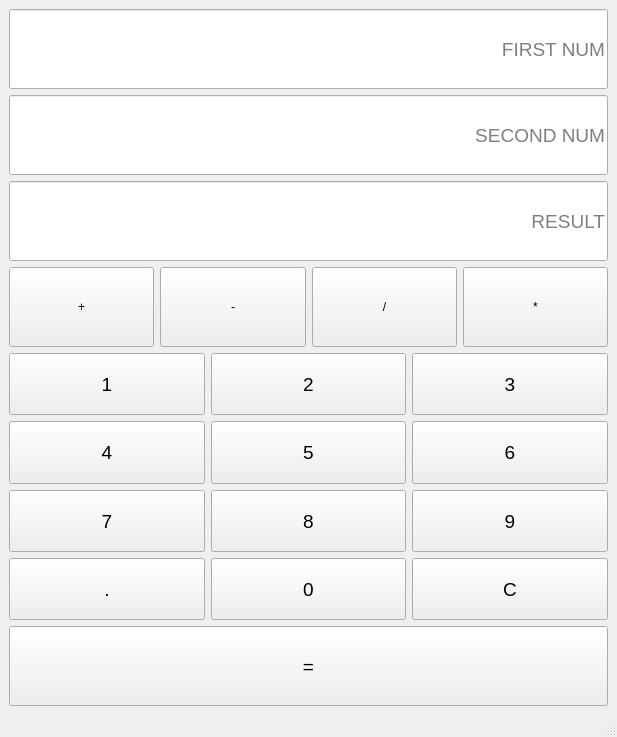
<?xml version="1.0" encoding="UTF-8"?>
<ui version="4.0">
 <class>MainWindow</class>
 <widget class="QMainWindow" name="MainWindow">
  <property name="geometry">
   <rect>
    <x>0</x>
    <y>0</y>
    <width>617</width>
    <height>737</height>
   </rect>
  </property>
  <property name="sizePolicy">
   <sizepolicy hsizetype="Preferred" vsizetype="Expanding">
    <horstretch>0</horstretch>
    <verstretch>0</verstretch>
   </sizepolicy>
  </property>
  <property name="windowTitle">
   <string>CULCULITOR</string>
  </property>
  <widget class="QWidget" name="centralwidget">
   <layout class="QGridLayout" name="gridLayout_2">
    <item row="0" column="0">
     <layout class="QVBoxLayout" name="verticalLayout">
      <item>
       <widget class="QLineEdit" name="Q_LINE_1">
        <property name="minimumSize">
         <size>
          <width>0</width>
          <height>80</height>
         </size>
        </property>
        <property name="font">
         <font>
          <pointsize>14</pointsize>
         </font>
        </property>
        <property name="alignment">
         <set>Qt::AlignRight|Qt::AlignTrailing|Qt::AlignVCenter</set>
        </property>
        <property name="placeholderText">
         <string>FIRST NUM</string>
        </property>
       </widget>
      </item>
      <item>
       <widget class="QLineEdit" name="Q_LINE_2">
        <property name="minimumSize">
         <size>
          <width>0</width>
          <height>80</height>
         </size>
        </property>
        <property name="font">
         <font>
          <pointsize>14</pointsize>
         </font>
        </property>
        <property name="alignment">
         <set>Qt::AlignRight|Qt::AlignTrailing|Qt::AlignVCenter</set>
        </property>
        <property name="placeholderText">
         <string>SECOND NUM</string>
        </property>
       </widget>
      </item>
      <item>
       <widget class="QLineEdit" name="Q_LINE_3">
        <property name="minimumSize">
         <size>
          <width>0</width>
          <height>80</height>
         </size>
        </property>
        <property name="font">
         <font>
          <pointsize>14</pointsize>
         </font>
        </property>
        <property name="text">
         <string/>
        </property>
        <property name="alignment">
         <set>Qt::AlignRight|Qt::AlignTrailing|Qt::AlignVCenter</set>
        </property>
        <property name="placeholderText">
         <string>RESULT</string>
        </property>
       </widget>
      </item>
      <item>
       <layout class="QHBoxLayout" name="horizontalLayout">
        <item>
         <widget class="QPushButton" name="pushButton_15">
          <property name="minimumSize">
           <size>
            <width>0</width>
            <height>80</height>
           </size>
          </property>
          <property name="text">
           <string>+</string>
          </property>
         </widget>
        </item>
        <item>
         <widget class="QPushButton" name="pushButton_17">
          <property name="minimumSize">
           <size>
            <width>0</width>
            <height>80</height>
           </size>
          </property>
          <property name="text">
           <string>-</string>
          </property>
         </widget>
        </item>
        <item>
         <widget class="QPushButton" name="pushButton_14">
          <property name="minimumSize">
           <size>
            <width>0</width>
            <height>80</height>
           </size>
          </property>
          <property name="text">
           <string>/</string>
          </property>
         </widget>
        </item>
        <item>
         <widget class="QPushButton" name="pushButton_16">
          <property name="minimumSize">
           <size>
            <width>0</width>
            <height>80</height>
           </size>
          </property>
          <property name="text">
           <string>*</string>
          </property>
         </widget>
        </item>
       </layout>
      </item>
      <item>
       <layout class="QGridLayout" name="gridLayout">
        <item row="3" column="0">
         <widget class="QPushButton" name="pushButton_12">
          <property name="sizePolicy">
           <sizepolicy hsizetype="Minimum" vsizetype="Expanding">
            <horstretch>0</horstretch>
            <verstretch>0</verstretch>
           </sizepolicy>
          </property>
          <property name="font">
           <font>
            <pointsize>14</pointsize>
           </font>
          </property>
          <property name="text">
           <string>.</string>
          </property>
         </widget>
        </item>
        <item row="1" column="2">
         <widget class="QPushButton" name="pushButton_6">
          <property name="sizePolicy">
           <sizepolicy hsizetype="Minimum" vsizetype="Expanding">
            <horstretch>0</horstretch>
            <verstretch>0</verstretch>
           </sizepolicy>
          </property>
          <property name="font">
           <font>
            <pointsize>14</pointsize>
           </font>
          </property>
          <property name="text">
           <string>6</string>
          </property>
         </widget>
        </item>
        <item row="1" column="1">
         <widget class="QPushButton" name="pushButton_5">
          <property name="sizePolicy">
           <sizepolicy hsizetype="Minimum" vsizetype="Expanding">
            <horstretch>0</horstretch>
            <verstretch>0</verstretch>
           </sizepolicy>
          </property>
          <property name="font">
           <font>
            <pointsize>14</pointsize>
           </font>
          </property>
          <property name="text">
           <string>5</string>
          </property>
         </widget>
        </item>
        <item row="1" column="0">
         <widget class="QPushButton" name="pushButton_4">
          <property name="sizePolicy">
           <sizepolicy hsizetype="Minimum" vsizetype="Expanding">
            <horstretch>0</horstretch>
            <verstretch>0</verstretch>
           </sizepolicy>
          </property>
          <property name="font">
           <font>
            <pointsize>14</pointsize>
           </font>
          </property>
          <property name="text">
           <string>4</string>
          </property>
         </widget>
        </item>
        <item row="0" column="0">
         <widget class="QPushButton" name="pushButton">
          <property name="sizePolicy">
           <sizepolicy hsizetype="Minimum" vsizetype="Expanding">
            <horstretch>0</horstretch>
            <verstretch>0</verstretch>
           </sizepolicy>
          </property>
          <property name="font">
           <font>
            <pointsize>14</pointsize>
           </font>
          </property>
          <property name="text">
           <string>1</string>
          </property>
         </widget>
        </item>
        <item row="0" column="2">
         <widget class="QPushButton" name="pushButton_3">
          <property name="sizePolicy">
           <sizepolicy hsizetype="Minimum" vsizetype="Expanding">
            <horstretch>0</horstretch>
            <verstretch>0</verstretch>
           </sizepolicy>
          </property>
          <property name="font">
           <font>
            <pointsize>14</pointsize>
           </font>
          </property>
          <property name="text">
           <string>3</string>
          </property>
         </widget>
        </item>
        <item row="3" column="2">
         <widget class="QPushButton" name="pushButton_13">
          <property name="sizePolicy">
           <sizepolicy hsizetype="Minimum" vsizetype="Expanding">
            <horstretch>0</horstretch>
            <verstretch>0</verstretch>
           </sizepolicy>
          </property>
          <property name="font">
           <font>
            <pointsize>14</pointsize>
           </font>
          </property>
          <property name="text">
           <string>C</string>
          </property>
         </widget>
        </item>
        <item row="0" column="1">
         <widget class="QPushButton" name="pushButton_2">
          <property name="sizePolicy">
           <sizepolicy hsizetype="Minimum" vsizetype="Expanding">
            <horstretch>0</horstretch>
            <verstretch>0</verstretch>
           </sizepolicy>
          </property>
          <property name="font">
           <font>
            <pointsize>14</pointsize>
           </font>
          </property>
          <property name="text">
           <string>2</string>
          </property>
         </widget>
        </item>
        <item row="2" column="1">
         <widget class="QPushButton" name="pushButton_10">
          <property name="sizePolicy">
           <sizepolicy hsizetype="Minimum" vsizetype="Expanding">
            <horstretch>0</horstretch>
            <verstretch>0</verstretch>
           </sizepolicy>
          </property>
          <property name="font">
           <font>
            <pointsize>14</pointsize>
           </font>
          </property>
          <property name="text">
           <string>8</string>
          </property>
         </widget>
        </item>
        <item row="2" column="0">
         <widget class="QPushButton" name="pushButton_7">
          <property name="sizePolicy">
           <sizepolicy hsizetype="Minimum" vsizetype="Expanding">
            <horstretch>0</horstretch>
            <verstretch>0</verstretch>
           </sizepolicy>
          </property>
          <property name="font">
           <font>
            <pointsize>14</pointsize>
           </font>
          </property>
          <property name="text">
           <string>7</string>
          </property>
         </widget>
        </item>
        <item row="3" column="1">
         <widget class="QPushButton" name="pushButton_8">
          <property name="sizePolicy">
           <sizepolicy hsizetype="Minimum" vsizetype="Expanding">
            <horstretch>0</horstretch>
            <verstretch>0</verstretch>
           </sizepolicy>
          </property>
          <property name="font">
           <font>
            <pointsize>14</pointsize>
           </font>
          </property>
          <property name="text">
           <string>0</string>
          </property>
         </widget>
        </item>
        <item row="2" column="2">
         <widget class="QPushButton" name="pushButton_9">
          <property name="sizePolicy">
           <sizepolicy hsizetype="Minimum" vsizetype="Expanding">
            <horstretch>0</horstretch>
            <verstretch>0</verstretch>
           </sizepolicy>
          </property>
          <property name="font">
           <font>
            <pointsize>14</pointsize>
           </font>
          </property>
          <property name="text">
           <string>9</string>
          </property>
         </widget>
        </item>
       </layout>
      </item>
      <item>
       <widget class="QPushButton" name="pushButton_11">
        <property name="minimumSize">
         <size>
          <width>0</width>
          <height>80</height>
         </size>
        </property>
        <property name="font">
         <font>
          <pointsize>14</pointsize>
         </font>
        </property>
        <property name="styleSheet">
         <string notr="true"/>
        </property>
        <property name="text">
         <string>=</string>
        </property>
       </widget>
      </item>
     </layout>
    </item>
   </layout>
  </widget>
  <widget class="QMenuBar" name="menubar">
   <property name="geometry">
    <rect>
     <x>0</x>
     <y>0</y>
     <width>617</width>
     <height>26</height>
    </rect>
   </property>
  </widget>
  <widget class="QStatusBar" name="statusbar"/>
 </widget>
 <resources/>
 <connections>
  <connection>
   <sender>pushButton</sender>
   <signal>clicked()</signal>
   <receiver>MainWindow</receiver>
   <slot>add1()</slot>
   <hints>
    <hint type="sourcelabel">
     <x>110</x>
     <y>426</y>
    </hint>
    <hint type="destinationlabel">
     <x>116</x>
     <y>402</y>
    </hint>
   </hints>
  </connection>
  <connection>
   <sender>pushButton_2</sender>
   <signal>clicked()</signal>
   <receiver>MainWindow</receiver>
   <slot>add2()</slot>
   <hints>
    <hint type="sourcelabel">
     <x>287</x>
     <y>429</y>
    </hint>
    <hint type="destinationlabel">
     <x>445</x>
     <y>393</y>
    </hint>
   </hints>
  </connection>
  <connection>
   <sender>pushButton_3</sender>
   <signal>clicked()</signal>
   <receiver>MainWindow</receiver>
   <slot>add3()</slot>
   <hints>
    <hint type="sourcelabel">
     <x>480</x>
     <y>439</y>
    </hint>
    <hint type="destinationlabel">
     <x>534</x>
     <y>398</y>
    </hint>
   </hints>
  </connection>
  <connection>
   <sender>pushButton_4</sender>
   <signal>clicked()</signal>
   <receiver>MainWindow</receiver>
   <slot>add4()</slot>
   <hints>
    <hint type="sourcelabel">
     <x>160</x>
     <y>496</y>
    </hint>
    <hint type="destinationlabel">
     <x>73</x>
     <y>394</y>
    </hint>
   </hints>
  </connection>
  <connection>
   <sender>pushButton_5</sender>
   <signal>clicked()</signal>
   <receiver>MainWindow</receiver>
   <slot>add5()</slot>
   <hints>
    <hint type="sourcelabel">
     <x>370</x>
     <y>496</y>
    </hint>
    <hint type="destinationlabel">
     <x>488</x>
     <y>426</y>
    </hint>
   </hints>
  </connection>
  <connection>
   <sender>pushButton_6</sender>
   <signal>clicked()</signal>
   <receiver>MainWindow</receiver>
   <slot>add6()</slot>
   <hints>
    <hint type="sourcelabel">
     <x>480</x>
     <y>496</y>
    </hint>
    <hint type="destinationlabel">
     <x>188</x>
     <y>426</y>
    </hint>
   </hints>
  </connection>
  <connection>
   <sender>pushButton_7</sender>
   <signal>clicked()</signal>
   <receiver>MainWindow</receiver>
   <slot>add7()</slot>
   <hints>
    <hint type="sourcelabel">
     <x>106</x>
     <y>536</y>
    </hint>
    <hint type="destinationlabel">
     <x>583</x>
     <y>422</y>
    </hint>
   </hints>
  </connection>
  <connection>
   <sender>pushButton_10</sender>
   <signal>clicked()</signal>
   <receiver>MainWindow</receiver>
   <slot>add8()</slot>
   <hints>
    <hint type="sourcelabel">
     <x>290</x>
     <y>554</y>
    </hint>
    <hint type="destinationlabel">
     <x>85</x>
     <y>377</y>
    </hint>
   </hints>
  </connection>
  <connection>
   <sender>pushButton_9</sender>
   <signal>clicked()</signal>
   <receiver>MainWindow</receiver>
   <slot>add9()</slot>
   <hints>
    <hint type="sourcelabel">
     <x>503</x>
     <y>545</y>
    </hint>
    <hint type="destinationlabel">
     <x>565</x>
     <y>369</y>
    </hint>
   </hints>
  </connection>
  <connection>
   <sender>pushButton_8</sender>
   <signal>clicked()</signal>
   <receiver>MainWindow</receiver>
   <slot>add0()</slot>
   <hints>
    <hint type="sourcelabel">
     <x>260</x>
     <y>604</y>
    </hint>
    <hint type="destinationlabel">
     <x>193</x>
     <y>401</y>
    </hint>
   </hints>
  </connection>
  <connection>
   <sender>pushButton_12</sender>
   <signal>clicked()</signal>
   <receiver>MainWindow</receiver>
   <slot>addDot()</slot>
   <hints>
    <hint type="sourcelabel">
     <x>116</x>
     <y>594</y>
    </hint>
    <hint type="destinationlabel">
     <x>4</x>
     <y>503</y>
    </hint>
   </hints>
  </connection>
  <connection>
   <sender>pushButton_13</sender>
   <signal>clicked()</signal>
   <receiver>MainWindow</receiver>
   <slot>reset()</slot>
   <hints>
    <hint type="sourcelabel">
     <x>493</x>
     <y>594</y>
    </hint>
    <hint type="destinationlabel">
     <x>609</x>
     <y>515</y>
    </hint>
   </hints>
  </connection>
  <connection>
   <sender>pushButton_15</sender>
   <signal>clicked()</signal>
   <receiver>MainWindow</receiver>
   <slot>addtion()</slot>
   <hints>
    <hint type="sourcelabel">
     <x>107</x>
     <y>358</y>
    </hint>
    <hint type="destinationlabel">
     <x>7</x>
     <y>587</y>
    </hint>
   </hints>
  </connection>
  <connection>
   <sender>pushButton_17</sender>
   <signal>clicked()</signal>
   <receiver>MainWindow</receiver>
   <slot>subtraction()</slot>
   <hints>
    <hint type="sourcelabel">
     <x>268</x>
     <y>328</y>
    </hint>
    <hint type="destinationlabel">
     <x>190</x>
     <y>703</y>
    </hint>
   </hints>
  </connection>
  <connection>
   <sender>pushButton_14</sender>
   <signal>clicked()</signal>
   <receiver>MainWindow</receiver>
   <slot>division()</slot>
   <hints>
    <hint type="sourcelabel">
     <x>414</x>
     <y>337</y>
    </hint>
    <hint type="destinationlabel">
     <x>396</x>
     <y>709</y>
    </hint>
   </hints>
  </connection>
  <connection>
   <sender>pushButton_16</sender>
   <signal>clicked()</signal>
   <receiver>MainWindow</receiver>
   <slot>multiplication()</slot>
   <hints>
    <hint type="sourcelabel">
     <x>512</x>
     <y>331</y>
    </hint>
    <hint type="destinationlabel">
     <x>494</x>
     <y>710</y>
    </hint>
   </hints>
  </connection>
  <connection>
   <sender>pushButton_11</sender>
   <signal>clicked()</signal>
   <receiver>MainWindow</receiver>
   <slot>makeCalculation()</slot>
   <hints>
    <hint type="sourcelabel">
     <x>551</x>
     <y>662</y>
    </hint>
    <hint type="destinationlabel">
     <x>555</x>
     <y>711</y>
    </hint>
   </hints>
  </connection>
 </connections>
 <slots>
  <slot>add0()</slot>
  <slot>add1()</slot>
  <slot>add2()</slot>
  <slot>add3()</slot>
  <slot>add4()</slot>
  <slot>add5()</slot>
  <slot>add6()</slot>
  <slot>add7()</slot>
  <slot>add8()</slot>
  <slot>add9()</slot>
  <slot>makeCalculation()</slot>
  <slot>reset()</slot>
  <slot>subtraction()</slot>
  <slot>addtion()</slot>
  <slot>division()</slot>
  <slot>multiplication()</slot>
  <slot>addDot()</slot>
 </slots>
</ui>
